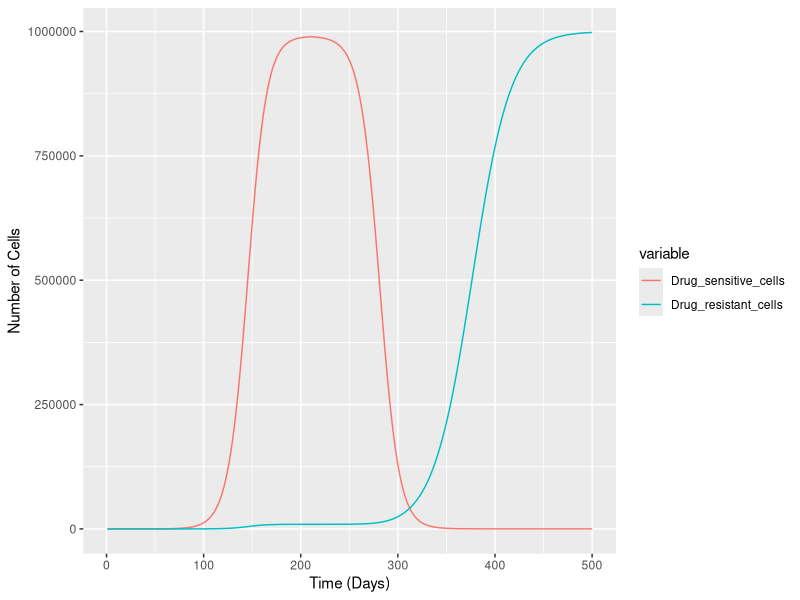

Here is the R script that generated this plot:

library(ggplot2)
library(reshape2)
# N is the non-mutant shown in blue
# M is the mutant shown in red


days=500
r=0.1
rm=0.05
rn=-0.1
K=1000000
N0=1
M0=1
N=numeric(length=days)
N[1]=N0
M=numeric(length=days)
M[1]=M0

for(t in 1:(days-1)){
  if(t<210){
    if(N[t]>99){
      N[t+1]=N[t]+r*N[t]*(1-((N[t]+M[t])/K))
      M[t+1]=M[t]+r*M[t]*(1-((N[t]+M[t])/K))
    }else {
      N[t+1]=N[t]+r*N[t]*(1-(N[t]/K))
      M[t+1]=1
    } 
  }else{
    N[t+1]=N[t]+rn*N[t]*(1-((N[t]+M[t])/K))
    M[t+1]=M[t]+rm*M[t]*(1-((N[t]+M[t])/K))
  }
}

simEvents<-data.frame(time=1:length(N), Drug_sensitive_cells=N, "Drug_resistant_cells"=M)
test_data_long <- melt(simEvents, id="time")
print(test_data_long)
ggplot(data=test_data_long, aes(x=time, y=value, colour=variable))+
  geom_line()+
  ylab("Number of Cells")+
  xlab("Time (Days)")

